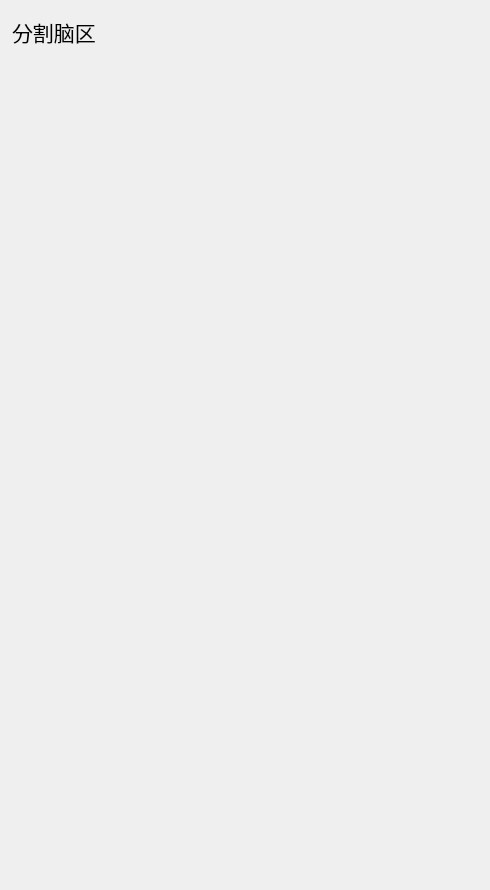
    <widget class="QWidget" name="tab_10">
     <attribute name="title">
      <string>脑区</string>
     </attribute>
     <widget class="QWidget" name="widget_3" native="true">
      <property name="geometry">
       <rect>
        <x>0</x>
        <y>0</y>
        <width>481</width>
        <height>881</height>
       </rect>
      </property>
      <widget class="qSlicerModulePanel" name="BrainSegmentDisplayPanel">
       <property name="geometry">
        <rect>
         <x>10</x>
         <y>140</y>
         <width>481</width>
         <height>731</height>
        </rect>
       </property>
       <property name="maximumSize">
        <size>
         <width>550</width>
         <height>16777215</height>
        </size>
       </property>
      </widget>
      <widget class="QLabel" name="label_18">
       <property name="geometry">
        <rect>
         <x>12</x>
         <y>16</y>
         <width>88</width>
         <height>32</height>
        </rect>
       </property>
       <property name="font">
        <font>
         <pointsize>16</pointsize>
        </font>
       </property>
       <property name="text">
        <string>分割脑区</string>
       </property>
      </widget>
      <widget class="qSlicerModulePanel" name="BrainSegmentPanel">
       <property name="geometry">
        <rect>
         <x>20</x>
         <y>47</y>
         <width>440</width>
         <height>69</height>
        </rect>
       </property>
       <property name="maximumSize">
        <size>
         <width>600</width>
         <height>60</height>
        </size>
       </property>
      </widget>
     </widget>
    </widget>
